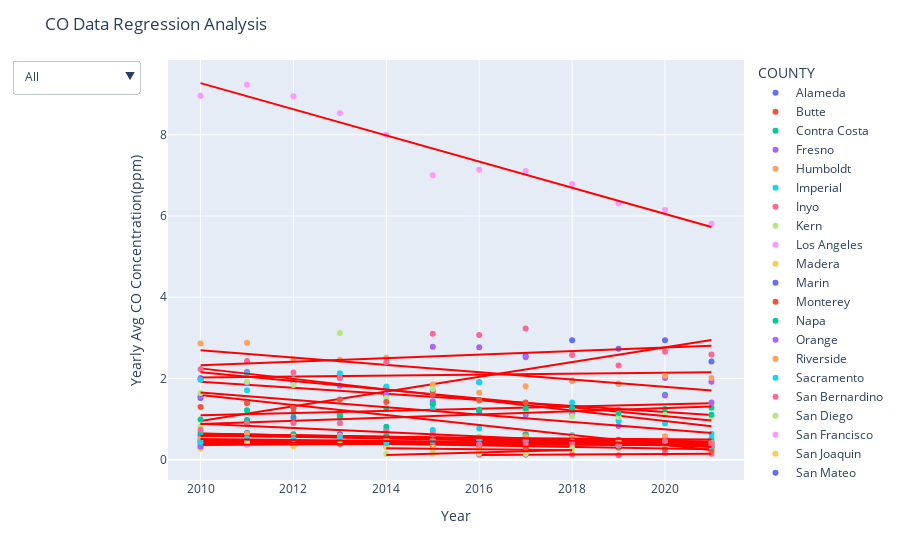

Source (notebook cell):
### Markdown cell above
## 4.1 Regression Analysis for Carbon Monoxide Pollutant

### Code cell
df7 = regression_analysis(df1,'conc').run()
df7
